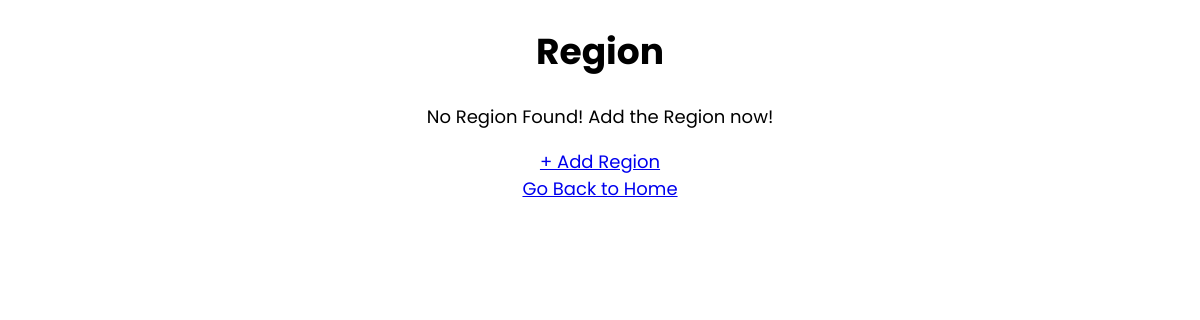
The app's page /region, older data.
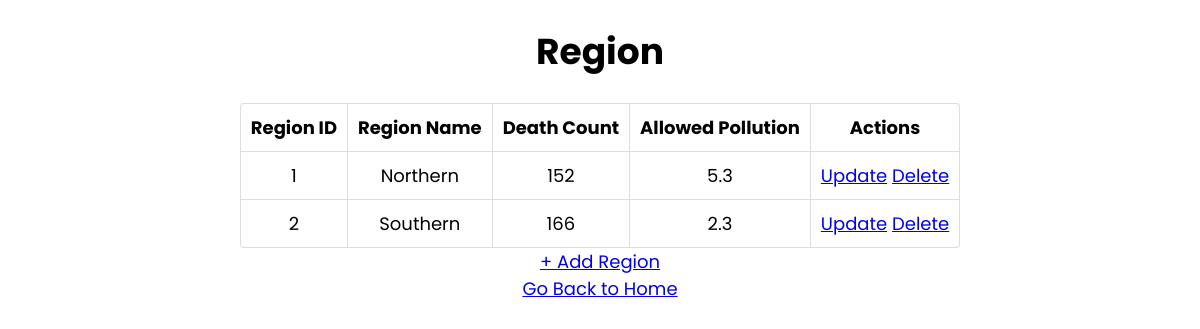
The same page, newer data.
### app.py (models this page shows)
class Region(db.Model):
    __tablename__ = "region"
    region_id = db.Column(db.Integer, primary_key = True, nullable = False, unique = True, autoincrement = True)
    region_name = db.Column(db.String, nullable = False, unique = True)
    death_count = db.Column(db.Integer, nullable = False)
    allowed_pollution_level = db.Column(db.Float, nullable = False)

### app.py (the view)
@app.route("/region", methods = ["GET", "POST"])
def view_region():
    region_list = Region.query.all()
    return render_template(
        "view_region.html",
        region_list = region_list
    )

### templates/view_region.html (shortened to what this page needs)
<!DOCTYPE html>
<html lang="en">
  <head>
    <link rel="stylesheet" href="../static/assets/view.css">
  </head>
  <body>
    <h1 style="text-align: center">Region</h1>
    {% if region_list | length == 0 %}
        <p>No Region Found! Add the Region now!</p>
        <a href="/region/create" type="button">+ Add Region</a>
    {% else %}
    <table id="region-detail">
      <thead>
        <th>Region ID</th>
        <th>Region Name</th>
        <th>Death Count</th>
        <th>Allowed Pollution</th>
        <th>Actions</th>
      </thead>
      {% for region in region_list %}
      <tr>
        <td>{{region["region_id"]}}</td>
        <td>{{region["region_name"]}}</td>
        <td>{{region["death_count"]}}</td>
        <td>{{region["allowed_pollution_level"]}}</td>
        <td>
            <a href="/region/{{region['region_id']}}/update" type="button">Update</a>
            <a href="/region/{{region['region_id']}}/delete" type="button">Delete</a>
        </td>
      </tr>
      {% endfor %}
    </table>
    <a href="/region/create" type="button">+ Add Region</a>
    {% endif %}
    <br>
    <a href="/">Go Back to Home</a>
  </body>
</html>

### static/assets/view.css (style rules this page uses)
body { font-family: 'Poppins', sans-serif; text-align: center; font-size: large; }
table { width: fit-content; border: 1px solid #ddd; border-collapse: separate; border-left: 0; border-radius: 4px; border-spacing: 0px; margin-left: auto; margin-right: auto; }
thead { display: table-header-group; vertical-align: middle; border-color: inherit; border-collapse: separate; text-align: center; padding: 10px; }
tr { display: table-row; vertical-align: inherit; border-color: inherit; text-align: center; padding: 10px; }
th, td { padding: 5px 4px 6px 4px; text-align: center; vertical-align: top; border-left: 1px solid #ddd; padding: 10px; }
td { border-top: 1px solid #ddd; }
thead:first-child tr:first-child th:first-child, tbody:first-child tr:first-child td:first-child { border-radius: 4px 0 0 0; }
thead:last-child tr:last-child th:first-child, tbody:last-child tr:last-child td:first-child { border-radius: 0 0 0 4px; }

Row changes from the older to the newer data that the page shows:
added Region: region_id "1", region_name "Northern", death_count "152", allowed_pollution_level "5.3"
added Region: region_id "2", region_name "Southern", death_count "166", allowed_pollution_level "2.3"
Text that changed along with them:
text no longer shown: "No Region Found! Add the Region now!"
text now shown: "Region ID Region Name Death Count Allowed Pollution Actions"
